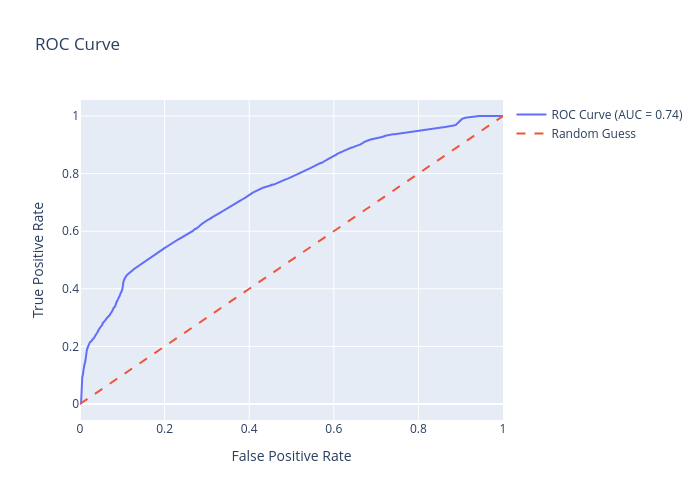

Here is the notebook cell this chart was saved with:
### Code cell
import plotly.graph_objects as go

fig = go.Figure()
fig.add_trace(go.Scatter(x=fpr, y=tpr, mode='lines', name=f'ROC Curve (AUC = {roc_auc:.2f})'))
fig.add_trace(go.Scatter(x=[0, 1], y=[0, 1], mode='lines', name='Random Guess', line=dict(dash='dash')))

fig.update_layout(
    title='ROC Curve',
    xaxis_title='False Positive Rate',
    yaxis_title='True Positive Rate',
    width=700,
    height=500
)
# Guardar en PDF
#fig.write_image("figuras_memoria/roc_curve_din_meseta.pdf")

# Guardar en SVG
#fig.write_image("figuras_memoria/roc_curve_din_meseta.svg")

#fig.write_html("figuras_memoria/roc_curve_din_meseta.html")
fig.show()

### Figure 1 — Plotly figure (JSON) as saved in the notebook; plotly's stock layout.template omitted (floating-point values rounded to 4 significant figures; data arrays with more than 128 entries replaced by an {"elided": "..."} marker saying what was removed)
{"data": [{"mode": "lines", "name": "ROC Curve (AUC = 0.74)", "type": "scatter", "x": {"elided": "4378 float values"}, "y": {"elided": "4378 float values"}}, {"line": {"dash": "dash"}, "mode": "lines", "name": "Random Guess", "type": "scatter", "x": [0, 1], "y": [0, 1]}], "layout": {"height": 500, "title": {"text": "ROC Curve"}, "width": 700, "xaxis": {"title": {"text": "False Positive Rate"}}, "yaxis": {"title": {"text": "True Positive Rate"}}}}
